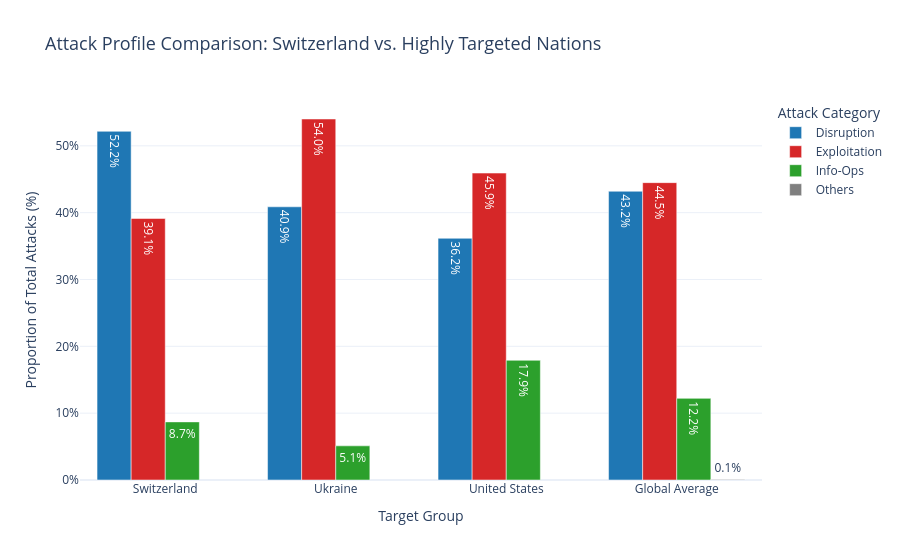

The notebook cell saved with this chart:
### Markdown cell above
## Graph 2: The Swiss Cyber-Landscape vs. Primary Targets

**Goal:** Address the feedback on comparing Switzerland's incident load and profile against other countries.  
**Analysis:** Instead of just comparing raw numbers (where the US dwarfs everyone), we will compare the *proportion* of different attack types directed at Switzerland, Ukraine, and the US. Do state actors hit Switzerland differently than they hit Ukraine?

### Code cell
def tag_target(row_val, target_names):
    if pd.isna(row_val): return False
    return any(name in str(row_val) for name in target_names)

eurepoc['target_CH'] = eurepoc['receiver_country'].apply(lambda x: tag_target(x, ['Switzerland']))
eurepoc['target_UA'] = eurepoc['receiver_country'].apply(lambda x: tag_target(x, ['Ukraine']))
eurepoc['target_US'] = eurepoc['receiver_country'].apply(lambda x: tag_target(x, ['United States']))

def get_profile(target_col, label):
    df_filtered = eurepoc[eurepoc[target_col] == True]
    counts = df_filtered['Aggregated_Attack_Type'].value_counts(normalize=True).reset_index()
    counts.columns = ['Aggregated_Attack_Type', 'percentage']
    counts['country'] = label
    return counts

profile_CH = get_profile('target_CH', 'Switzerland')
profile_UA = get_profile('target_UA', 'Ukraine')
profile_US = get_profile('target_US', 'United States')

global_avg = eurepoc['Aggregated_Attack_Type'].value_counts(normalize=True).reset_index()
global_avg.columns = ['Aggregated_Attack_Type', 'percentage']
global_avg['country'] = 'Global Average'

profiles = pd.concat([profile_CH, profile_UA, profile_US, global_avg])

fig2 = px.bar(
    profiles, 
    x='country', 
    y='percentage', 
    color='Aggregated_Attack_Type',
    color_discrete_map=color_mapping,
    category_orders={'Aggregated_Attack_Type': category_order},
    title='Attack Profile Comparison: Switzerland vs. Highly Targeted Nations',
    barmode='group',
    labels={
        'percentage': 'Proportion of Total Attacks (%)', 
        'country': 'Target Group',
        'Aggregated_Attack_Type': 'Attack Category'
    },
    text_auto='.1%',
    custom_data=['Aggregated_Attack_Type', 'percentage']
)

fig2.update_traces(
    hovertemplate="<b>%{customdata[0]}</b>: %{customdata[1]:.1%}<extra></extra>"
)

fig2.update_layout(
    template='plotly_white', 
    yaxis_tickformat='.0%',
    title_font_size=TITLE_FONT_SIZE
)
fig2.show()

### Figure 1 — Plotly figure (JSON) as saved in the notebook; plotly's stock layout.template omitted (floating-point values rounded to 4 significant figures)
{"data": [{"alignmentgroup": "True", "customdata": [["Disruption", 0.5217], ["Disruption", 0.4088], ["Disruption", 0.3617], ["Disruption", 0.432]], "hovertemplate": "<b>%{customdata[0]}</b>: %{customdata[1]:.1%}<extra></extra>", "legendgroup": "Disruption", "marker": {"color": "#1f77b4", "pattern": {"shape": ""}}, "name": "Disruption", "offsetgroup": "Disruption", "orientation": "v", "showlegend": true, "textposition": "auto", "texttemplate": "%{y:.1%}", "type": "bar", "x": ["Switzerland", "Ukraine", "United States", "Global Average"], "xaxis": "x", "y": [0.5217, 0.4088, 0.3617, 0.432], "yaxis": "y"}, {"alignmentgroup": "True", "customdata": [["Exploitation", 0.3913], ["Exploitation", 0.5401], ["Exploitation", 0.4592], ["Exploitation", 0.4449]], "hovertemplate": "<b>%{customdata[0]}</b>: %{customdata[1]:.1%}<extra></extra>", "legendgroup": "Exploitation", "marker": {"color": "#d62728", "pattern": {"shape": ""}}, "name": "Exploitation", "offsetgroup": "Exploitation", "orientation": "v", "showlegend": true, "textposition": "auto", "texttemplate": "%{y:.1%}", "type": "bar", "x": ["Switzerland", "Ukraine", "United States", "Global Average"], "xaxis": "x", "y": [0.3913, 0.5401, 0.4592, 0.4449], "yaxis": "y"}, {"alignmentgroup": "True", "customdata": [["Info-Ops", 0.08696], ["Info-Ops", 0.05109], ["Info-Ops", 0.1791], ["Info-Ops", 0.1221]], "hovertemplate": "<b>%{customdata[0]}</b>: %{customdata[1]:.1%}<extra></extra>", "legendgroup": "Info-Ops", "marker": {"color": "#2ca02c", "pattern": {"shape": ""}}, "name": "Info-Ops", "offsetgroup": "Info-Ops", "orientation": "v", "showlegend": true, "textposition": "auto", "texttemplate": "%{y:.1%}", "type": "bar", "x": ["Switzerland", "Ukraine", "United States", "Global Average"], "xaxis": "x", "y": [0.08696, 0.05109, 0.1791, 0.1221], "yaxis": "y"}, {"alignmentgroup": "True", "customdata": [["Others", 0.0008787]], "hovertemplate": "<b>%{customdata[0]}</b>: %{customdata[1]:.1%}<extra></extra>", "legendgroup": "Others", "marker": {"color": "#7f7f7f", "pattern": {"shape": ""}}, "name": "Others", "offsetgroup": "Others", "orientation": "v", "showlegend": true, "textposition": "auto", "texttemplate": "%{y:.1%}", "type": "bar", "x": ["Global Average"], "xaxis": "x", "y": [0.0008787], "yaxis": "y"}], "layout": {"barmode": "group", "legend": {"title": {"text": "Attack Category"}, "tracegroupgap": 0}, "title": {"font": {"size": 18}, "text": "Attack Profile Comparison: Switzerland vs. Highly Targeted Nations"}, "xaxis": {"anchor": "y", "domain": [0, 1], "title": {"text": "Target Group"}}, "yaxis": {"anchor": "x", "domain": [0, 1], "tickformat": ".0%", "title": {"text": "Proportion of Total Attacks (%)"}}}}
